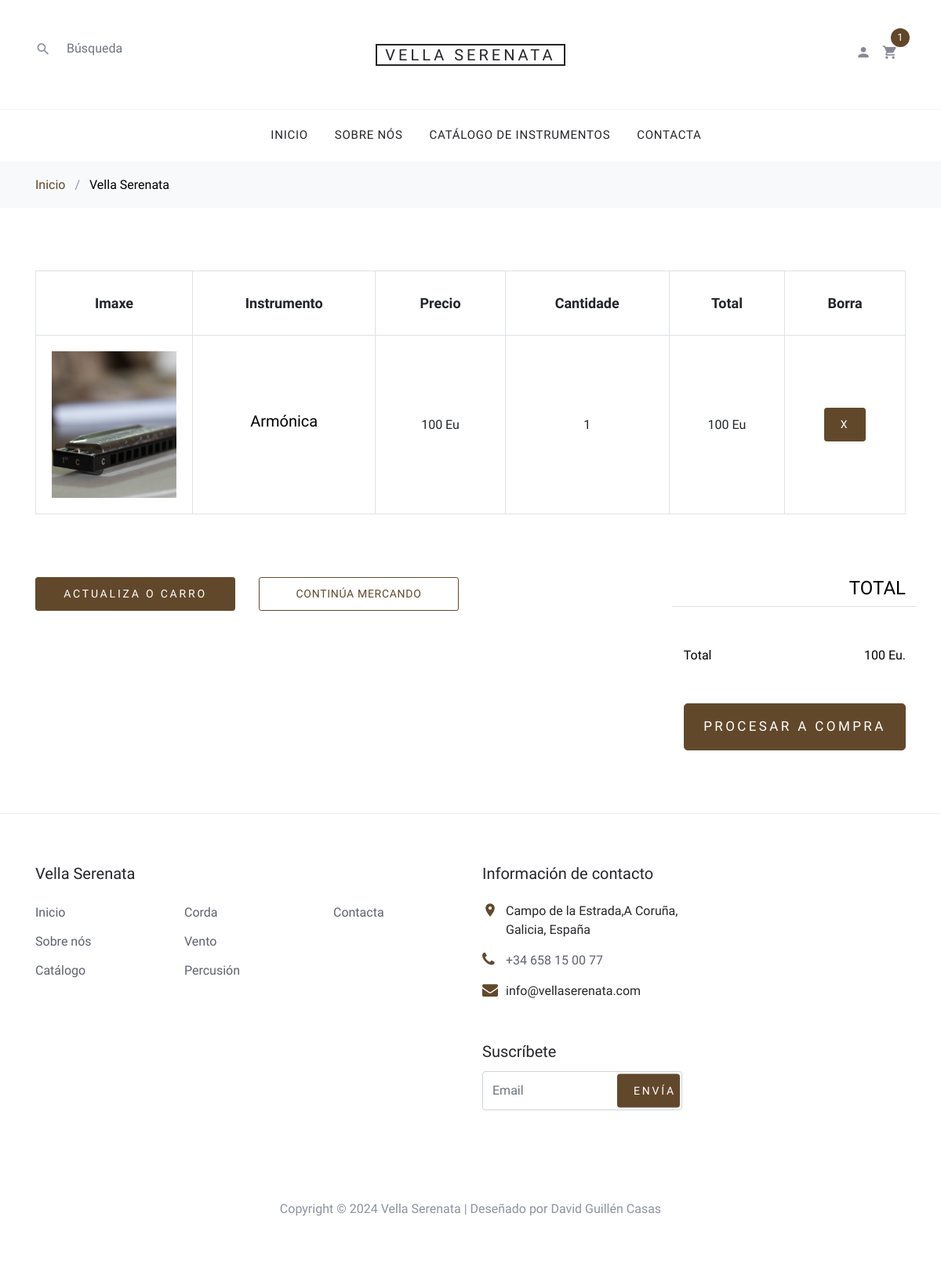
/carro.php?id=9, run on the app's committed database.
### tables this page shows
CREATE TABLE `productos` (
  `id` int(11) NOT NULL,
  `nombre` varchar(300) NOT NULL,
  `descripcion` text NOT NULL,
  `precio` double NOT NULL,
  `imagen` varchar(200) NOT NULL,
  `inventario` int(11) NOT NULL DEFAULT 1,
  `id_categoria` int(11) NOT NULL,
  `id_marca` int(50) NOT NULL,
  `especificaciones` text NOT NULL
);

### carro.php (the view, shortened to what this page needs)
<?php
include('./php/conexion.php');
if (isset ($_SESSION['carrito'])){
  if (isset ($_GET['id'])){
    $a= $_SESSION['carrito'];
    $encuentra=false;
    for($i=0;$i<count($a);$i++){
      if($a[$i]['Id'] == $_GET['id']){
      $encuentra=true;}
    }
    if($encuentra == true){
      echo "<script>";
      echo "funcionRepetido();";
      echo "</script>";
    }else{
      $nombre="";
      $precio="";
      $imagen="";
      $res=$conexion ->query('SELECT * FROM productos WHERE id='.$_GET['id']) or die ($conexion ->error);
      $fila =mysqli_fetch_row($res);
      $nombre = $fila[1];
      $precio = $fila[3];
      $imagen = $fila[4];
      $aNuevo = array(
        'Id'=> $_GET ['id'],
        'Nombre'=> $nombre,
        'Precio'=> $precio,
        'Imagen'=> $imagen,
        'Cantidad'=> 1 );
        array_push($a, $aNuevo);
        $_SESSION['carrito']=$a;
    }
  }
}else {
    if (isset ($_GET['id'])){
      $res=$conexion ->query('SELECT * FROM productos WHERE id='.$_GET['id']) or die ($conexion ->error);
    }
}
?>
<!DOCTYPE html>
<html lang="gl">
  <head>
    <link rel="stylesheet" href="fonts/icomoon/style.css">
    <link rel="stylesheet" href="css/bootstrap.min.css">
    <link rel="stylesheet" href="css/magnific-popup.css">
    <link rel="stylesheet" href="css/jquery-ui.css">
    <link rel="stylesheet" href="css/owl.carousel.min.css">
    <link rel="stylesheet" href="css/owl.theme.default.min.css">
    <link rel="stylesheet" href="css/aos.css">
    <link rel="stylesheet" href="css/style.css">
  </head>
  <body>
  <div class="site-wrap">
  <?php include("./comunes/cabecera.php"); ?>
    <div class="site-section">
      <div class="container">
        <div class="row mb-5">
          <form class="col-md-12" method="post">
            <div class="site-blocks-table">
              <table class="table table-bordered">
                <thead>
                  <tr>
                    <th class="product-thumbnail">Imaxe</th>
                    <th class="product-name">Instrumento</th>
                    <th class="product-price">Precio</th>
                    <th class="product-quantity">Cantidade</th>
                    <th class="product-total">Total</th>
                    <th class="product-remove">Borra</th>
                  </tr>
                </thead>
                <tbody>
                <?php
                $total =0;
                  if(isset ($_SESSION['carrito'])){
                    $aCarrito = $_SESSION['carrito'];
                    for($i=0; $i<count($aCarrito); $i++){
                      $total=$total+ ($aCarrito[$i]['Precio'])
                ?>
                  <tr>
                    <td class="product-thumbnail">
                      <img src="imagenes/<?php echo $aCarrito[$i]['Imagen']; ?>" alt="Imaxe do Instrumento" class="img-fluid">
                    </td>
                    <td class="product-name">
                      <h2 class="h5 text-black"><?php echo $aCarrito[$i]['Nombre']; ?></h2>
                    </td>
                    <td><?php echo $aCarrito[$i]['Precio']; ?> Eu</td>
                    <td><?php echo $aCarrito[$i]['Cantidad']; ?></td>
                    <td><?php echo $aCarrito[$i]['Precio'];?> Eu</td>
                    <td><a href="#" class="btn btn-primary btn-sm btnEliminar" data-id="<?php echo $aCarrito[$i]['Id'];?>">X</a></td>
                  </tr>
               <?php } } ?>
                </tbody>
              </table>
            </div>
          </form>
        </div>
        <div class="row">
          <div class="col-md-6">
            <div class="row mb-5">
              <div class="col-md-6 mb-3 mb-md-0">
                <button class="btn btn-primary btn-sm btn-block" onclick="window.location='carro.php'">Actualiza o carro</button>
              </div>
              <div class="col-md-6">
                <button class="btn btn-outline-primary btn-sm btn-block" onclick="window.location='catalogo.php'">Continúa mercando</button>
              </div>
            </div>
          </div>
          <div class="col-md-6 pl-5">
            <div class="row justify-content-end">
              <div class="col-md-7">
                <div class="row">
                  <div class="col-md-12 text-right border-bottom mb-5">
                    <h3 class="text-black h4 text-uppercase">Total</h3>
                  </div>
                </div>
                <div class="row mb-5">
                  <div class="col-md-6">
                    <span class="text-black">Total</span>
                  </div>
                  <div class="col-md-6 text-right">
                    <strong class="text-black"><?php echo $total; ?> Eu.</strong>
                  </div>
                </div>
                <div class="row">
                  <div class="col-md-12">
                    <button class="btn btn-primary btn-lg py-3 btn-block" onclick="window.location='procesar_carro.php'">Procesar a compra</button>
                  </div>
                </div>
              </div>
            </div>
          </div>
        </div>
      </div>
    </div>
    <?php include("./comunes/pie.php"); ?>
  </div>
  </body>
</html>

### css/style.css (style rules this page uses)
body { line-height: 1.7; color: #8c92a0; font-weight: 300; font-size: 16px; }
a { -webkit-transition: .3s all ease; -o-transition: .3s all ease; transition: .3s all ease; }
.text-black { color: #000; }
.site-wrap:before { -webkit-transition: .3s all ease-in-out; -o-transition: .3s all ease-in-out; transition: .3s all ease-in-out; background: rgba(0, 0, 0, 0.6); content: ""; position: absolute; z-index: 2000; top: 0; left: 0; right: 0; bottom: 0; opacity: 0; visibility: hidden; }
.btn { text-transform: uppercase; position: relative; -webkit-transition: 0.2s all ease-in-out !important; -o-transition: 0.2s all ease-in-out !important; transition: 0.2s all ease-in-out !important; top: 0; letter-spacing: .05em; }
.btn.btn-sm { font-size: 14px !important; padding: 10px 20px !important; }
.btn.btn-primary { font-size: 17px; font-weight: 300; letter-spacing: .2em; }
.site-section { padding: 2.5em 0; }
@media (min-width: 768px) { .site-section { padding: 5em 0; } }
.site-blocks-table { overflow: auto; }
.site-blocks-table .product-thumbnail { width: 200px; }
.site-blocks-table thead th { padding: 30px; text-align: center; border-width: 1px !important; vertical-align: middle; color: #212529; font-size: 18px; }
.site-blocks-table td { padding: 20px; text-align: center; vertical-align: middle; color: #212529; }
.site-blocks-table tbody tr:first-child td { border-top: 1px solid #62482b !important; }

### data on the page
productos: imagen (picture), nombre "Armónica", precio "100", inventario "1"

### other printed values
count($_SESSION['carrito']) "1"
$total "100"
